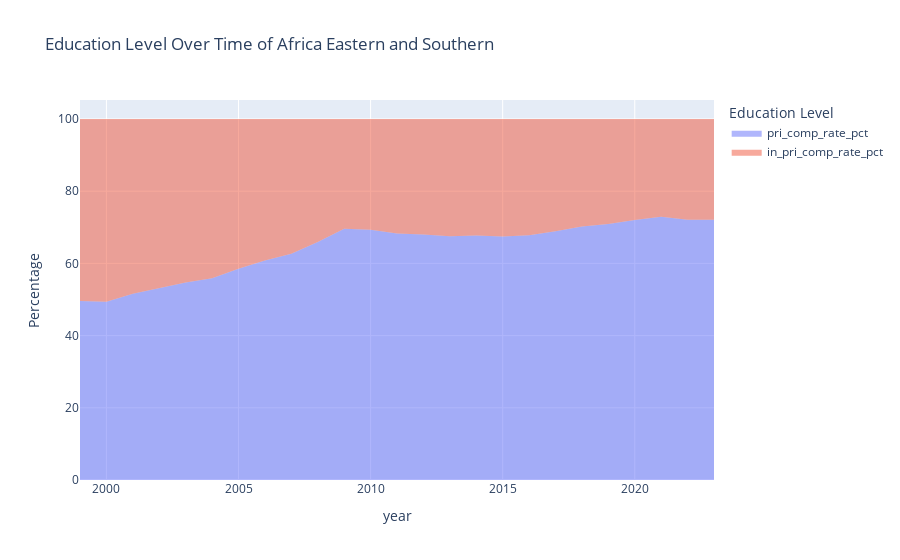
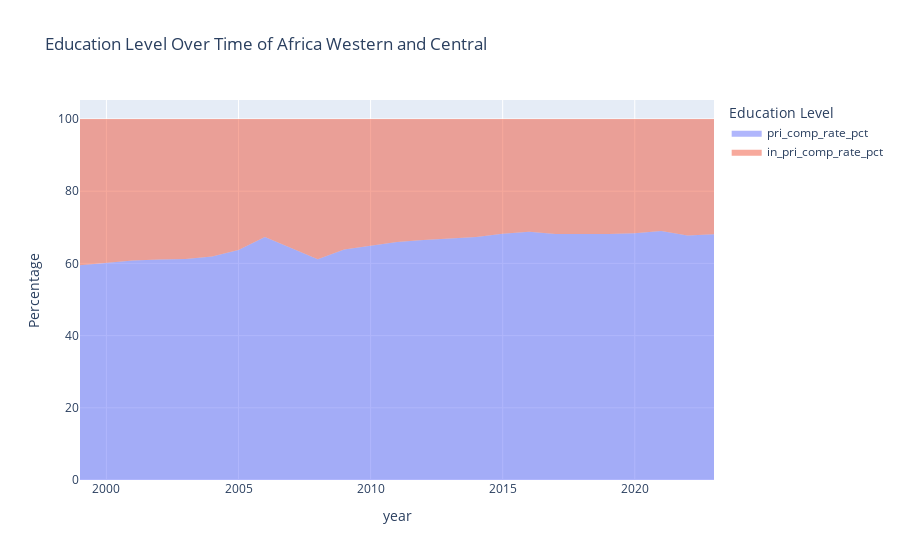
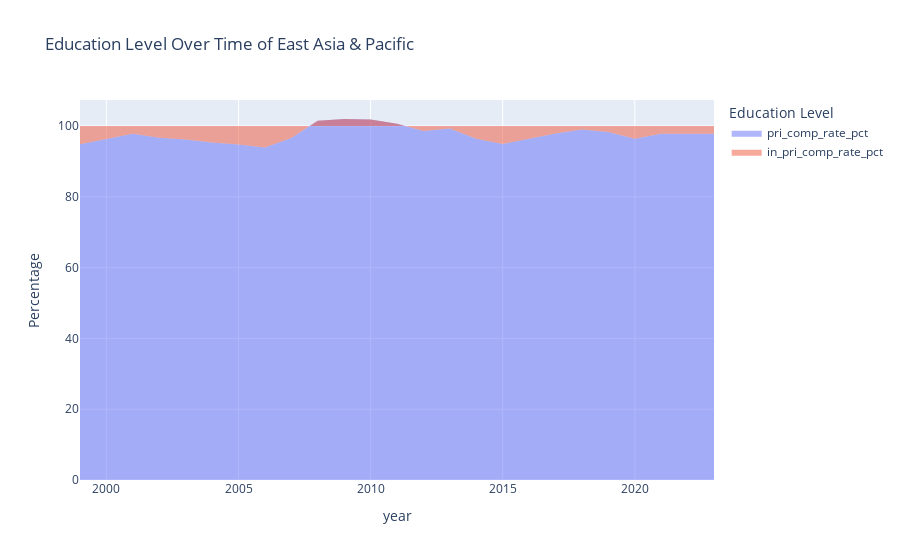
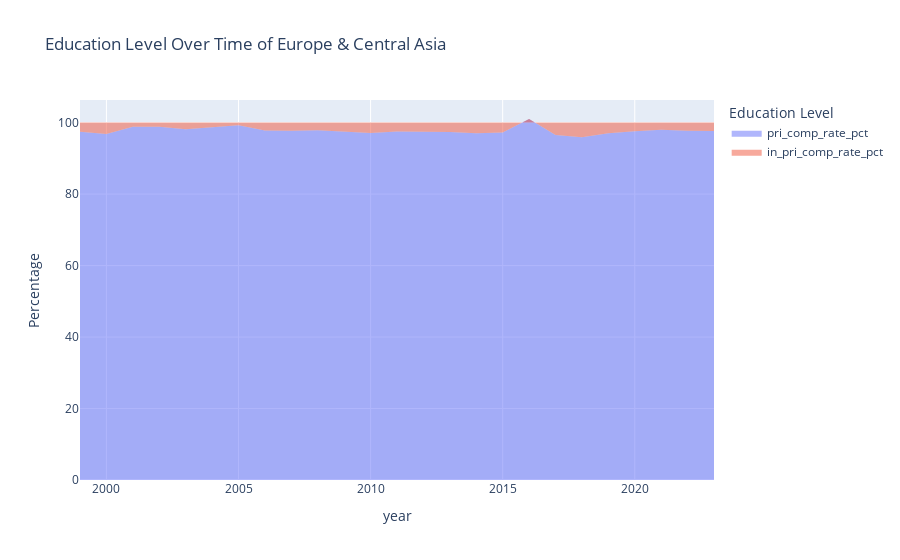

The notebook cell these images were saved under, in order:
### Code cell
data = df.copy()
data['in_pri_comp_rate_pct'] = 100 - data['pri_comp_rate_pct']
# Vẽ biểu đồ diện tích
for area in areas:
    fig = px.area(data[data['country'] == area], 
                x='year', 
                y=['pri_comp_rate_pct', 'in_pri_comp_rate_pct'],
                labels={'value': 'Percentage', 'variable': 'Education Level'},
                title=f'Education Level Over Time of {area}')
    fig.update_traces(line=dict(width=0))  # Tắt đường viền cho các khu vực
    fig.show()

### Figure 1 — Plotly figure (JSON) as saved in the notebook; plotly's stock layout.template omitted (floating-point values rounded to 4 significant figures)
{"data": [{"fillpattern": {"shape": ""}, "hovertemplate": "Education Level=pri_comp_rate_pct<br>year=%{x}<br>Percentage=%{y}<extra></extra>", "legendgroup": "pri_comp_rate_pct", "line": {"color": "#636efa", "width": 0}, "marker": {"symbol": "circle"}, "mode": "lines", "name": "pri_comp_rate_pct", "orientation": "v", "showlegend": true, "stackgroup": "1", "type": "scatter", "x": [1999, 2000, 2001, 2002, 2003, 2004, 2005, 2006, 2007, 2008, 2009, 2010, 2011, 2012, 2013, 2014, 2015, 2016, 2017, 2018, 2019, 2020, 2021, 2022, 2023], "xaxis": "x", "y": [49.61, 49.38, 51.57, 53.14, 54.69, 55.88, 58.52, 60.81, 62.67, 65.92, 69.6, 69.32, 68.29, 68.0, 67.5, 67.73, 67.46, 67.8, 68.88, 70.25, 70.92, 71.99, 72.93, 72.09, 72.09], "yaxis": "y"}, {"fillpattern": {"shape": ""}, "hovertemplate": "Education Level=in_pri_comp_rate_pct<br>year=%{x}<br>Percentage=%{y}<extra></extra>", "legendgroup": "in_pri_comp_rate_pct", "line": {"color": "#EF553B", "width": 0}, "marker": {"symbol": "circle"}, "mode": "lines", "name": "in_pri_comp_rate_pct", "orientation": "v", "showlegend": true, "stackgroup": "1", "type": "scatter", "x": [1999, 2000, 2001, 2002, 2003, 2004, 2005, 2006, 2007, 2008, 2009, 2010, 2011, 2012, 2013, 2014, 2015, 2016, 2017, 2018, 2019, 2020, 2021, 2022, 2023], "xaxis": "x", "y": [50.39, 50.62, 48.43, 46.86, 45.31, 44.12, 41.48, 39.19, 37.33, 34.08, 30.4, 30.68, 31.71, 32.0, 32.5, 32.27, 32.54, 32.2, 31.12, 29.75, 29.08, 28.01, 27.07, 27.91, 27.91], "yaxis": "y"}], "layout": {"legend": {"title": {"text": "Education Level"}, "tracegroupgap": 0}, "title": {"text": "Education Level Over Time of Africa Eastern and Southern"}, "xaxis": {"anchor": "y", "domain": [0, 1], "title": {"text": "year"}}, "yaxis": {"anchor": "x", "domain": [0, 1], "title": {"text": "Percentage"}}}}

### Figure 2 — Plotly figure (JSON) as saved in the notebook; plotly's stock layout.template omitted (floating-point values rounded to 4 significant figures)
{"data": [{"fillpattern": {"shape": ""}, "hovertemplate": "Education Level=pri_comp_rate_pct<br>year=%{x}<br>Percentage=%{y}<extra></extra>", "legendgroup": "pri_comp_rate_pct", "line": {"color": "#636efa", "width": 0}, "marker": {"symbol": "circle"}, "mode": "lines", "name": "pri_comp_rate_pct", "orientation": "v", "showlegend": true, "stackgroup": "1", "type": "scatter", "x": [1999, 2000, 2001, 2002, 2003, 2004, 2005, 2006, 2007, 2008, 2009, 2010, 2011, 2012, 2013, 2014, 2015, 2016, 2017, 2018, 2019, 2020, 2021, 2022, 2023], "xaxis": "x", "y": [59.49, 60.11, 60.83, 61.05, 61.2, 61.91, 63.72, 67.33, 64.25, 61.14, 63.82, 64.8, 65.9, 66.49, 66.91, 67.31, 68.2, 68.76, 68.15, 68.13, 68.11, 68.36, 68.98, 67.72, 68.05], "yaxis": "y"}, {"fillpattern": {"shape": ""}, "hovertemplate": "Education Level=in_pri_comp_rate_pct<br>year=%{x}<br>Percentage=%{y}<extra></extra>", "legendgroup": "in_pri_comp_rate_pct", "line": {"color": "#EF553B", "width": 0}, "marker": {"symbol": "circle"}, "mode": "lines", "name": "in_pri_comp_rate_pct", "orientation": "v", "showlegend": true, "stackgroup": "1", "type": "scatter", "x": [1999, 2000, 2001, 2002, 2003, 2004, 2005, 2006, 2007, 2008, 2009, 2010, 2011, 2012, 2013, 2014, 2015, 2016, 2017, 2018, 2019, 2020, 2021, 2022, 2023], "xaxis": "x", "y": [40.51, 39.89, 39.17, 38.95, 38.8, 38.09, 36.28, 32.67, 35.75, 38.86, 36.18, 35.2, 34.1, 33.51, 33.09, 32.69, 31.8, 31.24, 31.85, 31.87, 31.89, 31.64, 31.02, 32.28, 31.95], "yaxis": "y"}], "layout": {"legend": {"title": {"text": "Education Level"}, "tracegroupgap": 0}, "title": {"text": "Education Level Over Time of Africa Western and Central"}, "xaxis": {"anchor": "y", "domain": [0, 1], "title": {"text": "year"}}, "yaxis": {"anchor": "x", "domain": [0, 1], "title": {"text": "Percentage"}}}}

### Figure 3 — Plotly figure (JSON) as saved in the notebook; plotly's stock layout.template omitted (floating-point values rounded to 4 significant figures)
{"data": [{"fillpattern": {"shape": ""}, "hovertemplate": "Education Level=pri_comp_rate_pct<br>year=%{x}<br>Percentage=%{y}<extra></extra>", "legendgroup": "pri_comp_rate_pct", "line": {"color": "#636efa", "width": 0}, "marker": {"symbol": "circle"}, "mode": "lines", "name": "pri_comp_rate_pct", "orientation": "v", "showlegend": true, "stackgroup": "1", "type": "scatter", "x": [1999, 2000, 2001, 2002, 2003, 2004, 2005, 2006, 2007, 2008, 2009, 2010, 2011, 2012, 2013, 2014, 2015, 2016, 2017, 2018, 2019, 2020, 2021, 2022, 2023], "xaxis": "x", "y": [94.83, 96.25, 97.79, 96.67, 96.2, 95.32, 94.76, 93.96, 96.61, 101.5, 102.0, 101.8, 100.6, 98.57, 99.33, 96.42, 94.92, 96.4, 97.91, 99.03, 98.29, 96.4, 97.85, 97.79, 97.79], "yaxis": "y"}, {"fillpattern": {"shape": ""}, "hovertemplate": "Education Level=in_pri_comp_rate_pct<br>year=%{x}<br>Percentage=%{y}<extra></extra>", "legendgroup": "in_pri_comp_rate_pct", "line": {"color": "#EF553B", "width": 0}, "marker": {"symbol": "circle"}, "mode": "lines", "name": "in_pri_comp_rate_pct", "orientation": "v", "showlegend": true, "stackgroup": "1", "type": "scatter", "x": [1999, 2000, 2001, 2002, 2003, 2004, 2005, 2006, 2007, 2008, 2009, 2010, 2011, 2012, 2013, 2014, 2015, 2016, 2017, 2018, 2019, 2020, 2021, 2022, 2023], "xaxis": "x", "y": [5.166, 3.749, 2.21, 3.335, 3.798, 4.678, 5.235, 6.039, 3.389, -1.461, -1.99, -1.822, -0.621, 1.429, 0.673, 3.578, 5.084, 3.601, 2.094, 0.9719, 1.705, 3.603, 2.151, 2.21, 2.21], "yaxis": "y"}], "layout": {"legend": {"title": {"text": "Education Level"}, "tracegroupgap": 0}, "title": {"text": "Education Level Over Time of East Asia & Pacific"}, "xaxis": {"anchor": "y", "domain": [0, 1], "title": {"text": "year"}}, "yaxis": {"anchor": "x", "domain": [0, 1], "title": {"text": "Percentage"}}}}

### Figure 4 — Plotly figure (JSON) as saved in the notebook; plotly's stock layout.template omitted (floating-point values rounded to 4 significant figures)
{"data": [{"fillpattern": {"shape": ""}, "hovertemplate": "Education Level=pri_comp_rate_pct<br>year=%{x}<br>Percentage=%{y}<extra></extra>", "legendgroup": "pri_comp_rate_pct", "line": {"color": "#636efa", "width": 0}, "marker": {"symbol": "circle"}, "mode": "lines", "name": "pri_comp_rate_pct", "orientation": "v", "showlegend": true, "stackgroup": "1", "type": "scatter", "x": [1999, 2000, 2001, 2002, 2003, 2004, 2005, 2006, 2007, 2008, 2009, 2010, 2011, 2012, 2013, 2014, 2015, 2016, 2017, 2018, 2019, 2020, 2021, 2022, 2023], "xaxis": "x", "y": [97.46, 96.79, 98.83, 98.85, 98.14, 98.64, 99.24, 97.79, 97.72, 97.89, 97.56, 97.12, 97.48, 97.49, 97.35, 97.04, 97.26, 101.0, 96.54, 95.87, 97.01, 97.55, 98.03, 97.72, 97.65], "yaxis": "y"}, {"fillpattern": {"shape": ""}, "hovertemplate": "Education Level=in_pri_comp_rate_pct<br>year=%{x}<br>Percentage=%{y}<extra></extra>", "legendgroup": "in_pri_comp_rate_pct", "line": {"color": "#EF553B", "width": 0}, "marker": {"symbol": "circle"}, "mode": "lines", "name": "in_pri_comp_rate_pct", "orientation": "v", "showlegend": true, "stackgroup": "1", "type": "scatter", "x": [1999, 2000, 2001, 2002, 2003, 2004, 2005, 2006, 2007, 2008, 2009, 2010, 2011, 2012, 2013, 2014, 2015, 2016, 2017, 2018, 2019, 2020, 2021, 2022, 2023], "xaxis": "x", "y": [2.537, 3.212, 1.171, 1.145, 1.86, 1.361, 0.7614, 2.207, 2.28, 2.11, 2.444, 2.878, 2.519, 2.51, 2.646, 2.958, 2.74, -1.011, 3.463, 4.126, 2.986, 2.451, 1.967, 2.277, 2.349], "yaxis": "y"}], "layout": {"legend": {"title": {"text": "Education Level"}, "tracegroupgap": 0}, "title": {"text": "Education Level Over Time of Europe & Central Asia"}, "xaxis": {"anchor": "y", "domain": [0, 1], "title": {"text": "year"}}, "yaxis": {"anchor": "x", "domain": [0, 1], "title": {"text": "Percentage"}}}}
